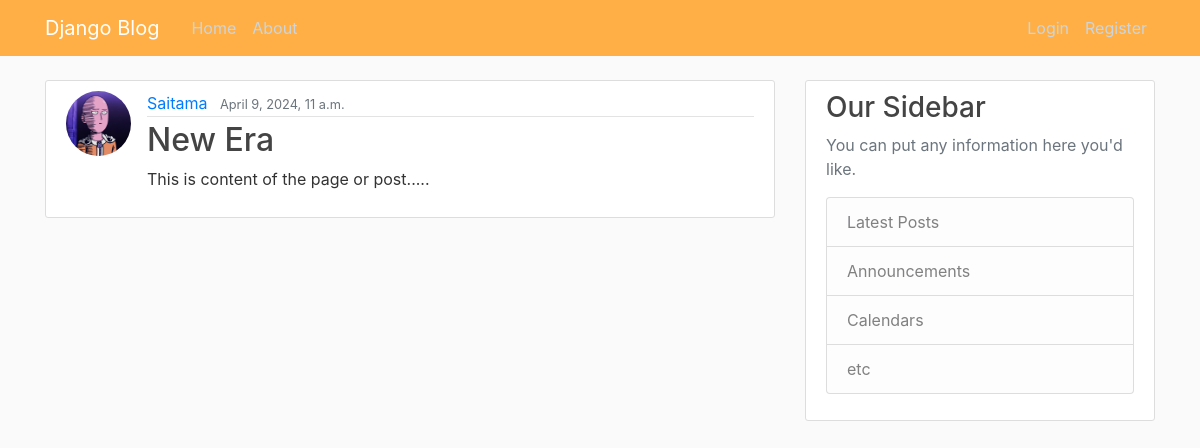
Screenshot of /post/3/ with the database file from the repository.
### blog/models.py (models this page shows, shortened)
class Post(models.Model):
    title = models.CharField(max_length=300)
    content = models.TextField()
    date_posted = models.DateTimeField(default= timezone.now)
    author = models.ForeignKey(User,on_delete=models.CASCADE)

### users/models.py (models this page shows, shortened)
class Profile(models.Model):
    user = models.OneToOneField(User,on_delete=models.CASCADE)
    image = models.ImageField(upload_to='profile_pics',default='default.jpg')

### blog/views.py (the view)
# urls.py: path('post/<int:pk>/',PostDetailView.as_view(),name='post-detail'),
class PostDetailView(DetailView):
    model = Post
    template_name='blog/post_detail.html'
    context_object_name='posts'
    ordering=['-date_posted']

### blog/templates/blog/post_detail.html (shortened to what this page needs)
{% extends "base.html" %}
{% block content %}
<article class="media content-section">
    <img class="rounded-circle article-img" src="{{ object.author.profile.image.url }}" alt="">
      <div class="media-body">
        <div class="article-metadata">
          <a class="mr-2" href="{% url 'user-posts' object.author.username %}">{{ object.author }}</a>
          <small class="text-muted">{{ object.date_posted }}</small>
      </div>
          <h2 class="article-title" >{{ object.title }}</h2>
          <p class="article-content">{{ object.content }}</p>
      </div>
    </article>
{% endblock content %}

### static/css/main.css (style rules this page uses)
body { background: #fafafa; color: #333333; margin-top: 5rem; }
h1, h2, h3, h4, h5, h6 { color: #444444; }
.content-section { background: #ffffff; padding: 10px 20px; border: 1px solid #dddddd; border-radius: 3px; margin-bottom: 20px; }
.article-title { color: #444444; }
.article-content { white-space: pre-line; }
.article-img { height: 65px; width: 65px; margin-right: 16px; }
.article-metadata { padding-bottom: 1px; margin-bottom: 4px; border-bottom: 1px solid #e3e3e3 }

### rows the page displays
Post: author.profile.image (picture), author "Saitama", date_posted "April 9, 2024, 11 a.m.", title "New Era", content "This is content of the page or post....."
